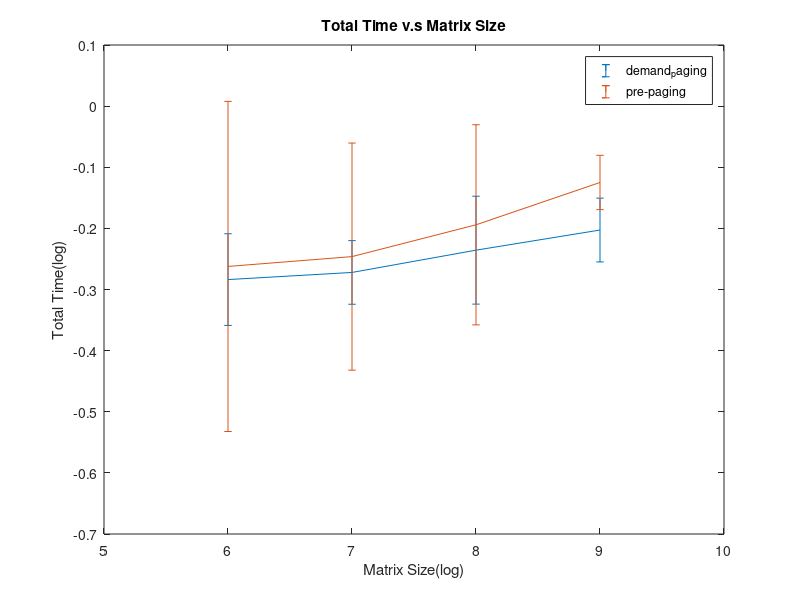

Source code (MATLAB):
x = [6 7 8 9];
y1 = [-0.262271	-0.246179	-0.194163	-0.124896];
y1err = [0.270031	0.185763	0.163712	0.044447];
y2 = [-0.283762	-0.272089	-0.235648	-0.202710];
y2err = [0.074982	0.052032	0.088261	0.052205];
figure
plot(x, y2, x, y1);
errorbar(x, y2, y2err);
hold on;
errorbar(x, y1, y1err);
title("Total Time v.s Matrix Size");
xlabel("Matrix Size(log)");
ylabel("Total Time(log)");
legend("demand\_paging", "pre-paging");